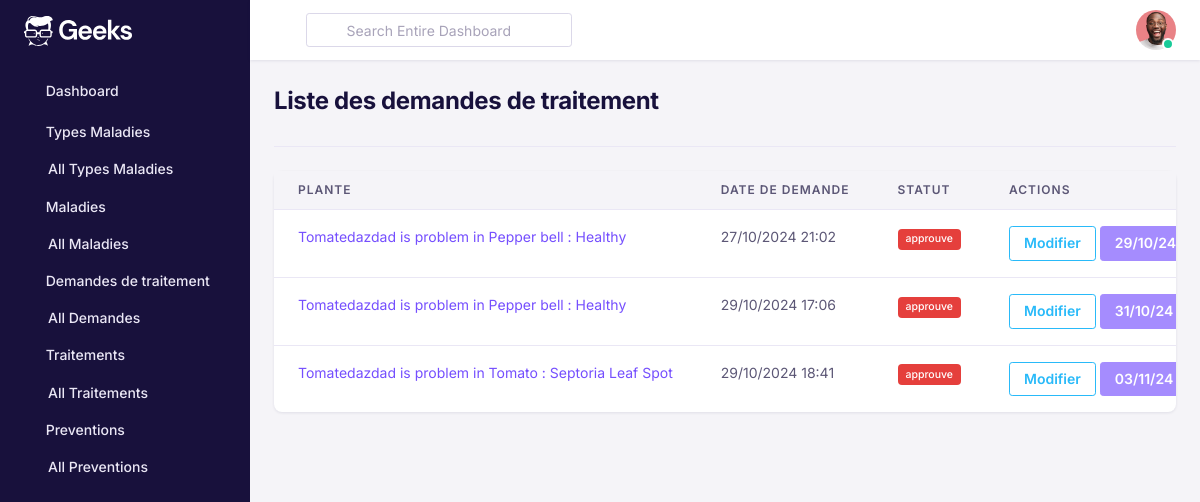
/demandes/liste/, run on the app's committed database.
### DemandeTraitement/models.py (models this page shows, shortened)
class DemandeTraitement(models.Model):
    title_desease = models.CharField(max_length=150 , null = True)
    from_farmer = models.ForeignKey(RUser, on_delete=models.CASCADE, related_name='sent_demandes' , null=True)
    to_doc = models.ForeignKey(RUser, on_delete=models.CASCADE, related_name='received_demandes' , null=True)
    description = models.TextField()
    date_demande = models.DateTimeField(default=timezone.now)
    rendezv = models.ForeignKey(RendezVous , on_delete= models.CASCADE , null = True)
    status = models.CharField(
        max_length=20,
        choices=[
            ('en_attente', 'En attente'),
            ('approuve', 'Approuvé'),
            ('rejeté', 'Rejeté')
        ],
        default='en_attente'
    )

class RendezVous(models.Model):
    date = models.DateTimeField()
    commentaire = models.TextField(blank=True, null=True)
    rdv_link = models.TextField(blank=True, null=True)

### DemandeTraitement/views.py (the view)
# urls.py: path('demandes/liste/', DemandeTraitementListView.as_view(), name='demande_list'),  # Vue pour lister les demandes
class DemandeTraitementListView(ListView):
    model = DemandeTraitement
    template_name = 'demande_traitement/list.html'
    context_object_name = 'demandes'

### DemandeTraitement/templates/demande_traitement/list.html (shortened to what this page needs)
<!DOCTYPE html>
<html lang="fr">
{% load static %}
<head>
    <link href="{% static 'assets/fonts/feather/feather.css' %}" rel="stylesheet" />
    <link href="{% static 'assets/libs/dragula/dist/dragula.min.css' %}" rel="stylesheet" />
    <link href="{% static 'assets/libs/@mdi/font/css/materialdesignicons.min.css' %}" rel="stylesheet" />
    <link href="{% static 'assets/libs/prismjs/themes/prism.css' %}" rel="stylesheet" />
    <link href="{% static 'assets/libs/dropzone/dist/dropzone.css' %}" rel="stylesheet" />
    <link href="{% static 'assets/libs/magnific-popup/dist/magnific-popup.css' %}" rel="stylesheet" />
    <link href="{% static 'assets/libs/bootstrap-select/dist/css/bootstrap-select.min.css' %}" rel="stylesheet">
    <link href="{% static 'assets/libs/@yaireo/tagify/dist/tagify.css' %}" rel="stylesheet">
    <link href="{% static 'assets/libs/tiny-slider/dist/tiny-slider.css' %}" rel="stylesheet">
    <link href="{% static 'assets/libs/tippy.js/dist/tippy.css' %}" rel="stylesheet">
    <link rel="stylesheet" href="{% static 'assets/css/theme.min.css' %}">
</head>
<body>
    <div id="db-wrapper">
        {% include 'sidebar.html' %}
        <div id="page-content">
            <div class="header">
                {% include 'navbar.html' %}
            </div>
            <div class="container-fluid p-4">
                <div class="row">
                    <div class="col-lg-12 col-md-12 col-12">
                        <div class="border-bottom pb-4 mb-4 d-lg-flex align-items-center justify-content-between">
                            <h1 class="mb-1 h2 font-weight-bold">Liste des demandes de traitement</h1>
                        </div>
                    </div>
                </div>
                <div class="row">
                    <div class="col-lg-12 col-md-12 col-12">
                        <div class="card rounded-lg">
                            <div class="table-responsive border-0 overflow-y-hidden">
                                <table class="table mb-0 text-nowrap">
                                    <thead>
                                        <tr>
                                            <th scope="col" class="border-0 text-uppercase">Plante</th>
                                            <th scope="col" class="border-0 text-uppercase">Date de Demande</th>
                                            <th scope="col" class="border-0 text-uppercase">Statut</th>
                                            <th scope="col" class="border-0 text-uppercase">Actions</th>
                                        </tr>
                                    </thead>
                                    <tbody>
                                        {% for demande in demandes %}
                                        <tr>
                                            <td><a href="#" data-toggle="modal" data-target="#desc{{demande.id}}">{{  demande.title_desease }}</a></td>
                                            <td>{{ demande.date_demande|date:"d/m/Y H:i" }}</td>
                                            <td><span class="badge badge-danger"> {{ demande.status  }}</span></td>
                                            <td>
                                                <a href="{% url 'demande_update' demande.id %}"
                                                    class="btn btn-outline-info btn-sm">Modifier</a>
                                                {% if demande.rendezv %}
                                                <button class="btn btn-primary btn-sm" disabled> {{ demande.rendezv.date | date:"d/m/y"  }}</button>
                                                {% else %}
                                                <a href="{% url 'rendezvous_create' demande.id %}"
                                                class="btn btn-outline-primary btn-sm">Prendre un rendez-vous</a>
                                                {% endif %}
                                            </td>
                                        </tr>
                                        {% empty %}
                                        <tr>
                                            <td colspan="5">Aucune demande trouvée.</td>
                                        </tr>
                                        {% endfor %}
                                    </tbody>
                                </table>
                            </div>
                        </div>
                    </div>
                </div>
            </div>
        </div>
    </div>
</body>
</html>

### data on the page
DemandeTraitement: title_desease "Tomatedazdad is problem in Pepper bell : Healthy", date_demande "27/10/2024 21:02", status "approuve", rendezv "29/10/24"
DemandeTraitement: title_desease "Tomatedazdad is problem in Pepper bell : Healthy", date_demande "29/10/2024 17:06", status "approuve", rendezv "31/10/24"
DemandeTraitement: title_desease "Tomatedazdad is problem in Tomato : Septoria Leaf Spot", date_demande "29/10/2024 18:41", status "approuve", rendezv "03/11/24"
